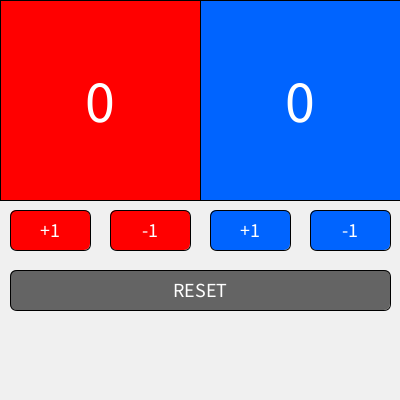
Frame 1 (no input)
Frame 60 (the mouse pressed at the canvas centre just before this capture): identical to frame 1, image omitted
Frame 120 (the mouse held since frame 60 and released just before this capture): identical to frame 1, image omitted

The Processing sketch that drew this single still picture (run headless with seeded random() and noise(); from frame 60 on, the mouse is pressed at the canvas centre):

// Processing sketch: contatore_punti
// ── contatore_punti.pde
float button1X, button1Y, button1Width, button1Height;
float button2X, button2Y, button2Width, button2Height;
float button3X, button3Y, button3Width, button3Height;
float button4X, button4Y, button4Width, button4Height;
float resetX, resetY, resetWidth, resetHeight;

String label1Text = "0";
String label2Text = "0";

int punti1=0;
int punti2=0;

void setup() {
  size(400, 400);
  
  button1Width = 80;
  button1Height = 40;
  button2Width = 80;
  button2Height = 40;
  button3Width = 80;
  button3Height = 40;
  button4Width = 80;
  button4Height = 40;
  resetWidth = width - 20;
  resetHeight = 40;
  
  button1X = 10;
  button1Y = height / 2 + 10;
  button2X = button1Width + 30;
  button2Y = height / 2 + 10;
  
  button3X = width/2 + 10;
  button3Y = height / 2 + 10;
  button4X = width/2 + button3Width + 30;
  button4Y = height / 2 + 10;
  
  resetX = 10;
  resetY = height/2 + 70;
}

void draw() {
  background(240);

  fill(0);
  textSize(60);
  textAlign(CENTER, CENTER);
  
  //label
  fill(255, 0, 0);
  rect(0, 0, width/2, height/2);
  fill(0, 100, 255);
  rect(width/2, 0, width/2, height/2);
  
  fill(255, 255, 255);
  text(label1Text, 100, 100);
  text(label2Text, 300, 100);
  
  //button primo giocatore
  fill(255, 0, 0);
  rect(button1X, button1Y, button1Width, button1Height, 7);
  fill(255);
  textSize(20);
  text("+1", button1X + button1Width / 2, button1Y + button1Height / 2);
  fill(255, 0, 0);
  rect(button2X, button2Y, button2Width, button2Height, 7);
  fill(255);
  textSize(20);
  text("-1", button2X + button2Width / 2, button2Y + button2Height / 2);
  
  //button secondo giocatore
  fill(0, 100, 255);
  rect(button3X, button3Y, button3Width, button3Height, 7);
  fill(255);
  textSize(20);
  text("+1", button3X + button3Width / 2, button3Y + button3Height / 2);
  fill(0, 100, 255);
  rect(button4X, button4Y, button4Width, button4Height, 7);
  fill(255);
  textSize(20);
  text("-1", button4X + button4Width / 2, button4Y + button4Height / 2);
  
  //reset button
  fill(100);
  rect(resetX, resetY, resetWidth, resetHeight, 7);
  fill(255);
  textSize(20);
  text("RESET", resetX + resetWidth / 2, resetY + resetHeight / 2);
}

void mousePressed() {
  //funzionalita button primo giocatore
  if (mouseX >= button1X && mouseX <= button1X + button1Width &&
      mouseY >= button1Y && mouseY <= button1Y + button1Height) {
    punti1 += 1;
    label1Text = ""+punti1;
  }
  if (mouseX >= button2X && mouseX <= button2X + button2Width &&
      mouseY >= button2Y && mouseY <= button2Y + button2Height) {
    punti1 -= 1;
    label1Text = ""+punti1;
  }
  
  //funzionalita button secondo giocatore
  if (mouseX >= button3X && mouseX <= button3X + button1Width &&
      mouseY >= button3Y && mouseY <= button3Y + button1Height) {
    punti2 += 1;
    label2Text = ""+punti2;
  }
  if (mouseX >= button4X && mouseX <= button4X + button2Width &&
      mouseY >= button4Y && mouseY <= button4Y + button2Height) {
    punti2 -= 1;
    label2Text = ""+punti2;
  }
  
  //reset
  if (mouseX >= resetX && mouseX <= resetX + resetWidth &&
      mouseY >= resetY && mouseY <= resetY + resetHeight) {
    punti1 = 0;
    punti2 = 0;
    label1Text = "0";
    label2Text = "0";
  }
}
